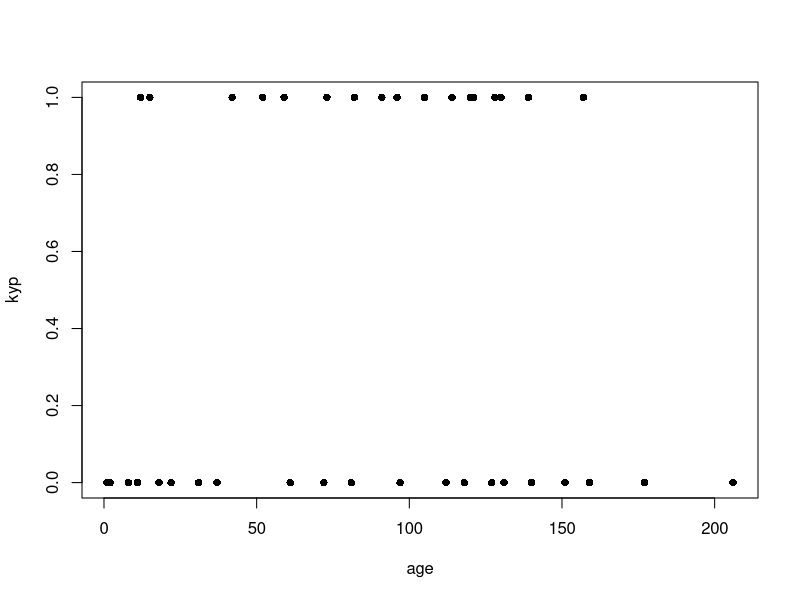
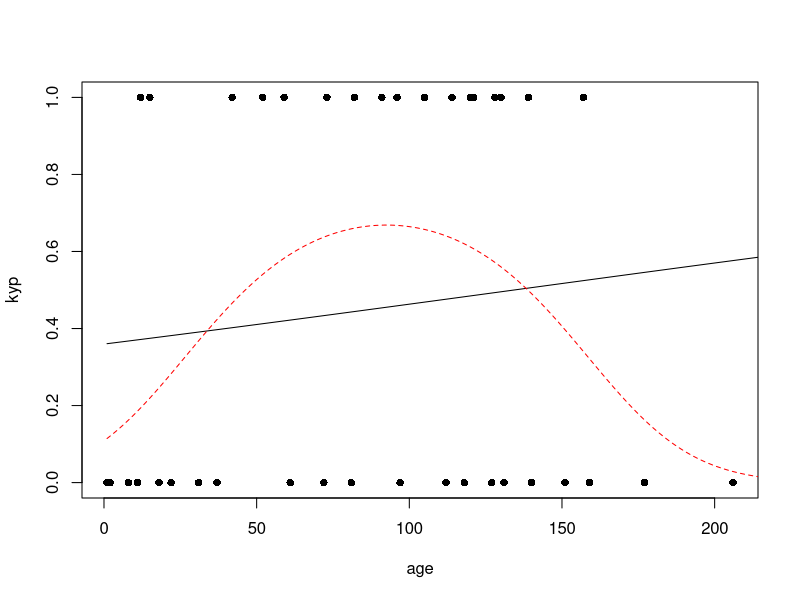
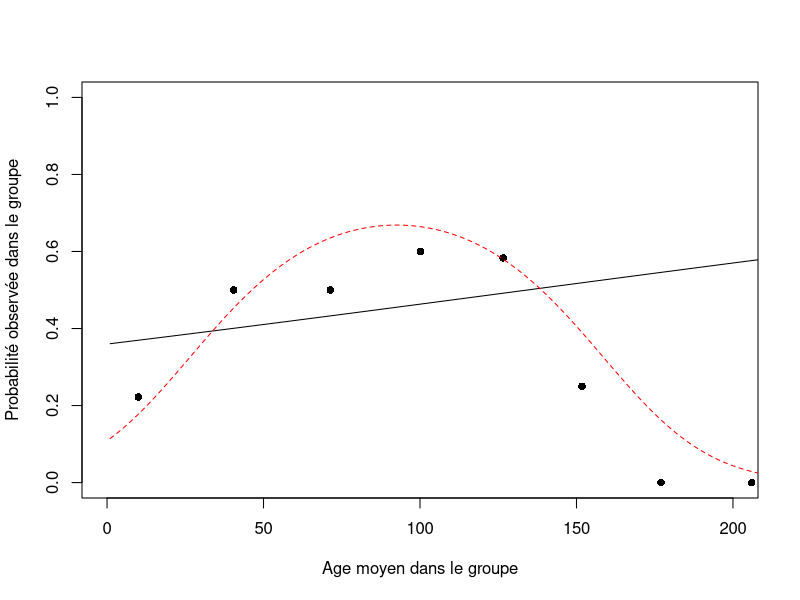

Write R code to recreate these figures, in order.
## ---- chunk 1

age <- c(12,15,42,52,59,73,82,91,96,105,114,120,121,128,130,139,139,157,
1,1,2,8,11,18,22,31,37,61,72,81,97,112,118,127,131,140,151,159,177,206)
kyp <- c(rep(1,18),rep(0,22))
## ---- chunk 2
moda <- glm(kyp ~ age,family=binomial)
summary(moda)
## ---- chunk 3
#| echo: false
#| fig-cap: "Graphique des données"
#| label: fig-binom-kyp


plot(age,kyp,pch=16)
## ---- chunk 4
modb <- glm(kyp~age+I(age^2),family=binomial)
summary(modb)
## ---- chunk 5
#| echo: false
#| fig-cap: "Graphique des données et probabilités ajustées. En noir: modèle a), en rouge pointillé: modèle c)."
#| label: fig-binom-kyp2
ilogit <- function(x) exp(x)/(1+exp(x))
fa <- function(x) coef(moda)[1] + coef(moda)[2]*x
fb <- function(x) coef(modb)[1] + coef(modb)[2]*x + coef(modb)[3]*x^2
plot(age,kyp,pch=16)
lines(ilogit(fa(0:250)))
lines(ilogit(fb(0:250)), lty = 2, col = "red")
## ---- chunk 6
#| echo: false
#| fig-cap: "Graphique des données groupées et probabilités ajustées. En noir: modèle a), en rouge pointillé: modèle c)."
#| label: fig-binom-kyp3

data <- data.frame(age, kyp)
int <- 28
agegroup <- c()
kypgroup <- c()
for(i in seq(from = 0, to = 210, by = int)){
  agegroup[i/int+1] <- mean(data[(data[,1]>=i & data[,1]<=(i+int)),1])
  kypgroup[i/int+1] <- mean(data[(data[,1]>=i & data[,1]<=(i+int)),2])
}
plot(agegroup,kypgroup,pch=16,xlab="Age moyen dans le groupe",ylab="Probabilité observée dans le groupe",xlim = c(0,200),ylim=c(0,1))
lines(ilogit(fa(0:250)))
lines(ilogit(fb(0:250)), lty = 2, col = "red")
